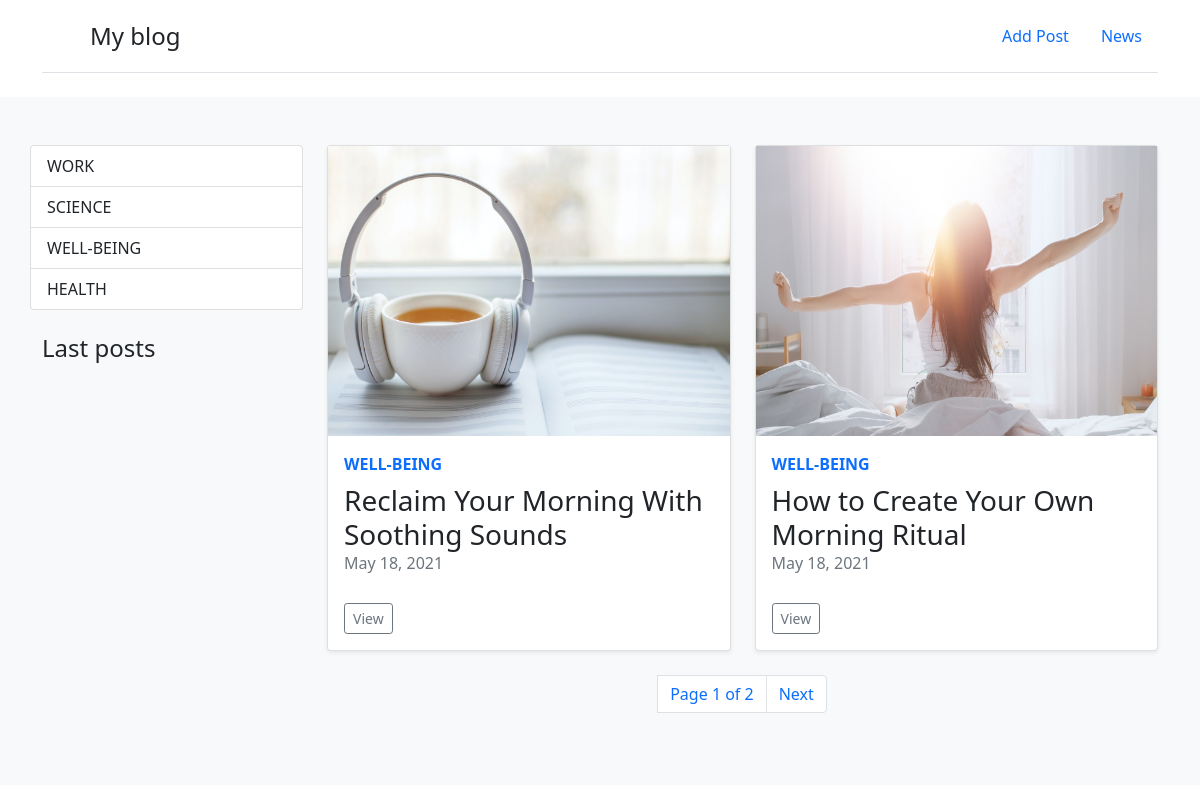
Page /blog/category/3/ on the committed database.
### blog/models.py (models this page shows, shortened)
class Category(models.Model):
    class Meta:
        db_table = 'categories'
        verbose_name = 'Category'
        verbose_name_plural = 'Categories'
    title = models.CharField(verbose_name='Title', max_length=200, blank=False, null=False)
    def __str__(self):
        return self.title

class Post(models.Model):
    class Meta:
        db_table = 'posts'
        verbose_name = 'Post'
        verbose_name_plural = 'Posts'
    author = models.ForeignKey(User, verbose_name='Author', on_delete=models.CASCADE)
    category = models.ForeignKey(Category, verbose_name='Category', on_delete=models.CASCADE, blank=True, null=True)
    title = models.CharField(verbose_name='Title', max_length=200, blank=False, null=False)
    content = HTMLField(verbose_name='Content', blank=False, null=False)
    date_created = models.DateTimeField(verbose_name='Created data', auto_now_add=True)
    date_updated = models.DateTimeField(verbose_name='Updated data', auto_now=True)
    photo = models.ImageField(upload_to='media', null=True, blank=True)
    is_published = models.BooleanField(default=True)

### blog/views.py (the view)
# urls.py: path('category/<int:category_id>/', get_category, name='category'),
def get_category(request, category_id):
    posts = Post.objects.filter(category_id=category_id)  # all -> filter
    categories = Category.objects.all()
    paginator = Paginator(posts, 2)  # show 2 posts per page
    page_number = request.GET.get('page')
    page_obj = paginator.get_page(page_number)
    return render(request, 'feed.html', {
        'categories': categories,
        'page_obj': page_obj,
    })

### blog/templatetags/blog_widgets.py (called while the page is built)
@register.inclusion_tag('widgetlastposts.html')
def get_last_posts(max_items=5):
    posts = Post.objects.filter(date_created__gte=date.today())[0:max_items]
    return {'posts': posts}

### templates/feed.html
{% extends 'index.html' %}
{% block content %}
    {% for post in page_obj %}
        <div class="col-6">
            <div class="card h-100 shadow-sm"  >
                <img  height="290" src="/{{ post.photo }}" />
                <div class="card-body" >
                    <strong class="d-inline-block mb-2 text-primary">{{ post.category }}</strong>
                    <h3 class="mb-0">{{ post.title }}</h3>
                    <div class="mb-1 text-muted">{{ post.date_created|date:"M d, Y" }}</div>
                    <br/>
                    <a  href="/blog/post/{{ post.id }}" type="button" class="btn btn-sm btn-outline-secondary ">View</a>
                </div>
            </div>
        </div>
    {% endfor %}
    <div class="container">
        {% include 'pagination.html' %}
    </div>
{% endblock %}

### templates/index.html (shortened to what this page needs)
{% load blog_widgets %}
<!doctype html>
<html lang="en">
<head>
    <link href="https://cdn.jsdelivr.net/npm/bootstrap@5.0.1/dist/css/bootstrap.min.css" rel="stylesheet"
>
</head>
<body>
<div class="container">
    <header class="d-flex flex-wrap justify-content-center py-3 mb-4 border-bottom">
        <a href="/" class="d-flex align-items-center mb-3 mb-md-0 me-md-auto text-dark text-decoration-none">
            <svg class="bi me-2" width="40" height="32">
                <use xlink:href="#bootstrap"></use>
            </svg>
            <span class="fs-4">My blog</span>
        </a>
        <ul class="nav nav-pills">
            <li class="nav-item"><a href="/blog/add_post/" class="nav-link">Add Post</a></li>
            <li class="nav-item"><a href="#" class="nav-link">News</a></li>
        </ul>
    </header>
</div>
<div class="album py-5 bg-light">
    <div class="container">
        <div class="row">
            <div class="col-3">
                <div class="row">
                    <div class="list-group">
                        {% for item_category in categories %}
                            <a href="/blog/category/{{ item_category.id }}"
                               class="list-group-item list-group-item-action">{{ item_category.title }} </a>
                        {% endfor %}
                    </div>
                </div>
                <br/>
                <div class="row">
                    {% get_last_posts 5 %}
                </div>
            </div>
            <div class="col-9">
                <div class="row">
                    {% block content %} {% endblock %}
                </div>
            </div>
        </div>
    </div>
</div>
</body>
</html>

### rows in the picture
Category: title "WORK"
Category: title "SCIENCE"
Category: title "WELL-BEING"
Category: title "HEALTH"
Post: photo (picture), category "WELL-BEING", title "Reclaim Your Morning With Soothing Sounds", date_created "May 18, 2021"
Post: photo (picture), category "WELL-BEING", title "How to Create Your Own Morning Ritual", date_created "May 18, 2021"

### other values in the picture
{{ page_obj.number }} "1"
{{ page_obj.paginator.num_pages }} "2"
